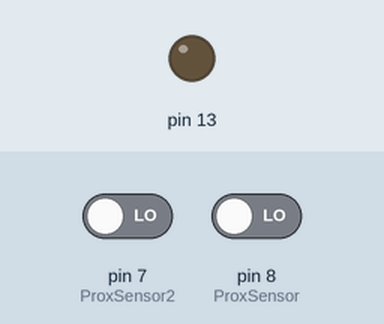
Recording of a sketch running on a simulated Arduino Uno, built with avr-gcc and run on an emulated ATmega328P. On the bench: output pins drawn as LEDs (lit = HIGH). The test bench sets the inputs (shaded band); at power-on: pin 7 (ProxSensor2) LOW, pin 8 (ProxSensor) LOW.

Above: at 1.2 s.
1.3 s: pin 7 (ProxSensor2) driven HIGH
At 2.5 s:
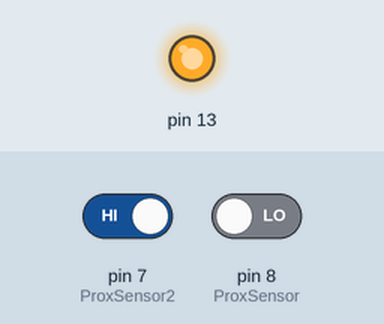
2.8 s: pin 7 (ProxSensor2) driven LOW
At 3.9 s:
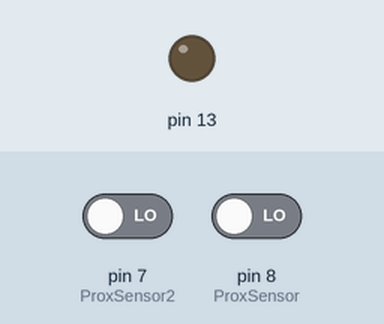
4.3 s: pin 8 (ProxSensor) driven HIGH
At 5.0 s:
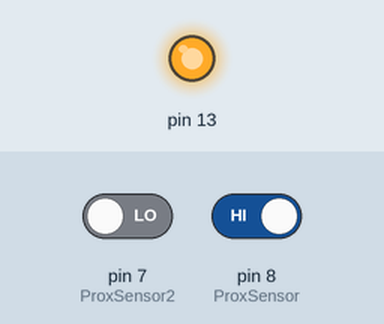
Timing chart, 0 to 7.3 s (numbered marks = the images above; inputs shaded):
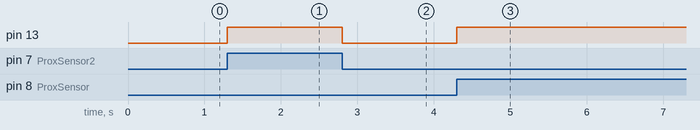

Measured:
- after the input at 1.3 s, pin 13: LOW → HIGH at once
- after the input at 2.8 s, pin 13: HIGH → LOW at once
- after the input at 4.3 s, pin 13: LOW → HIGH at once

The sketch:

Ir_sensor.ino
```cpp
/*
  IR Proximity Sensor interface code
  Turns on an LED on when obstacle is detected, else off.
  blog.circuits4you.com 2016
 */


const int ProxSensor=8;
const int ProxSensor2=7;

void setup() {
  // initialize the digital pin as an output.
  // Pin 13 has an LED connected on most Arduino boards:
  pinMode(13, OUTPUT);
  //Pin 2 is connected to the output of proximity sensor
  pinMode(ProxSensor,INPUT);
}

void loop() {
  if((digitalRead(ProxSensor2)==HIGH) || (digitalRead(ProxSensor)==HIGH))      //Check the sensor output
  {
    digitalWrite(13, HIGH);   // set the LED on
  }
  else
  {
    digitalWrite(13, LOW);    // set the LED off
  }
  delay(100);              // wait for a second
}
```
